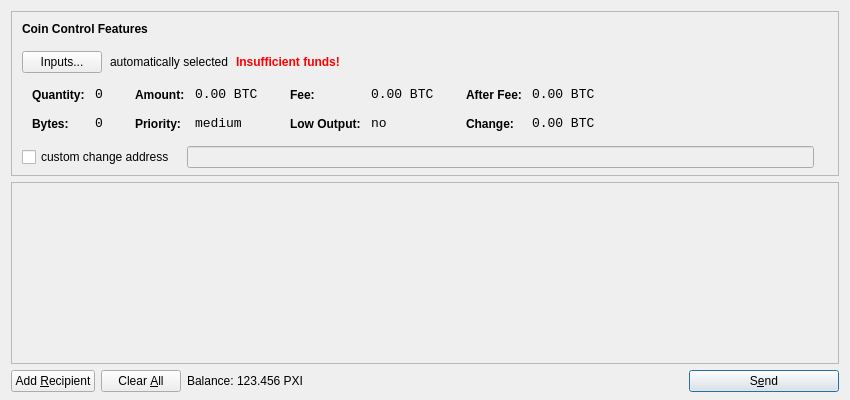
<?xml version="1.0" encoding="UTF-8"?>
<ui version="4.0">
 <class>SendCoinsDialog</class>
 <widget class="QDialog" name="SendCoinsDialog">
  <property name="geometry">
   <rect>
    <x>0</x>
    <y>0</y>
    <width>850</width>
    <height>400</height>
   </rect>
  </property>
  <property name="windowTitle">
   <string>Send Coins</string>
  </property>
  <layout class="QVBoxLayout" name="verticalLayout" stretch="0,1,0">
   <property name="bottomMargin">
    <number>8</number>
   </property>
   <item>
    <widget class="QFrame" name="frameCoinControl">
     <property name="sizePolicy">
      <sizepolicy hsizetype="Expanding" vsizetype="Expanding">
       <horstretch>0</horstretch>
       <verstretch>0</verstretch>
      </sizepolicy>
     </property>
     <property name="maximumSize">
      <size>
       <width>16777215</width>
       <height>16777215</height>
      </size>
     </property>
     <property name="frameShape">
      <enum>QFrame::StyledPanel</enum>
     </property>
     <property name="frameShadow">
      <enum>QFrame::Sunken</enum>
     </property>
     <layout class="QVBoxLayout" name="verticalLayoutCoinControl2">
      <property name="spacing">
       <number>-1</number>
      </property>
      <property name="leftMargin">
       <number>0</number>
      </property>
      <property name="topMargin">
       <number>0</number>
      </property>
      <property name="rightMargin">
       <number>0</number>
      </property>
      <property name="bottomMargin">
       <number>6</number>
      </property>
      <item>
       <layout class="QVBoxLayout" name="verticalLayoutCoinControl" stretch="0,0,0,0,1">
        <property name="spacing">
         <number>0</number>
        </property>
        <property name="leftMargin">
         <number>10</number>
        </property>
        <property name="topMargin">
         <number>10</number>
        </property>
        <item>
         <layout class="QHBoxLayout" name="horizontalLayoutCoinControl1">
          <property name="bottomMargin">
           <number>15</number>
          </property>
          <item>
           <widget class="QLabel" name="labelCoinControlFeatures">
            <property name="sizePolicy">
             <sizepolicy hsizetype="Preferred" vsizetype="Maximum">
              <horstretch>0</horstretch>
              <verstretch>0</verstretch>
             </sizepolicy>
            </property>
            <property name="font">
             <font>
              <weight>75</weight>
              <bold>true</bold>
             </font>
            </property>
            <property name="styleSheet">
             <string notr="true">font-weight:bold;</string>
            </property>
            <property name="text">
             <string>Coin Control Features</string>
            </property>
           </widget>
          </item>
         </layout>
        </item>
        <item>
         <layout class="QHBoxLayout" name="horizontalLayoutCoinControl2" stretch="0,0,0,0">
          <property name="spacing">
           <number>8</number>
          </property>
          <property name="bottomMargin">
           <number>10</number>
          </property>
          <item>
           <widget class="QPushButton" name="pushButtonCoinControl">
            <property name="styleSheet">
             <string notr="true"/>
            </property>
            <property name="text">
             <string>Inputs...</string>
            </property>
           </widget>
          </item>
          <item>
           <widget class="QLabel" name="labelCoinControlAutomaticallySelected">
            <property name="text">
             <string>automatically selected</string>
            </property>
            <property name="margin">
             <number>5</number>
            </property>
           </widget>
          </item>
          <item>
           <widget class="QLabel" name="labelCoinControlInsuffFunds">
            <property name="font">
             <font>
              <weight>75</weight>
              <bold>true</bold>
             </font>
            </property>
            <property name="styleSheet">
             <string notr="true">color:red;font-weight:bold;</string>
            </property>
            <property name="text">
             <string>Insufficient funds!</string>
            </property>
            <property name="margin">
             <number>5</number>
            </property>
           </widget>
          </item>
          <item>
           <spacer name="horizontalSpacerCoinControl">
            <property name="orientation">
             <enum>Qt::Horizontal</enum>
            </property>
            <property name="sizeHint" stdset="0">
             <size>
              <width>40</width>
              <height>1</height>
             </size>
            </property>
           </spacer>
          </item>
         </layout>
        </item>
        <item>
         <widget class="QWidget" name="widgetCoinControl" native="true">
          <property name="sizePolicy">
           <sizepolicy hsizetype="Preferred" vsizetype="Preferred">
            <horstretch>0</horstretch>
            <verstretch>0</verstretch>
           </sizepolicy>
          </property>
          <property name="minimumSize">
           <size>
            <width>0</width>
            <height>0</height>
           </size>
          </property>
          <property name="styleSheet">
           <string notr="true"/>
          </property>
          <layout class="QHBoxLayout" name="horizontalLayoutCoinControl5">
           <property name="margin">
            <number>0</number>
           </property>
           <item>
            <layout class="QHBoxLayout" name="horizontalLayoutCoinControl3" stretch="0,0,0,1">
             <property name="spacing">
              <number>20</number>
             </property>
             <property name="topMargin">
              <number>0</number>
             </property>
             <property name="bottomMargin">
              <number>10</number>
             </property>
             <item>
              <layout class="QFormLayout" name="formLayoutCoinControl1">
               <property name="horizontalSpacing">
                <number>10</number>
               </property>
               <property name="verticalSpacing">
                <number>14</number>
               </property>
               <property name="leftMargin">
                <number>10</number>
               </property>
               <property name="topMargin">
                <number>4</number>
               </property>
               <property name="rightMargin">
                <number>6</number>
               </property>
               <item row="0" column="0">
                <widget class="QLabel" name="labelCoinControlQuantityText">
                 <property name="styleSheet">
                  <string notr="true">font-weight:bold;</string>
                 </property>
                 <property name="text">
                  <string>Quantity:</string>
                 </property>
                 <property name="margin">
                  <number>0</number>
                 </property>
                </widget>
               </item>
               <item row="0" column="1">
                <widget class="QLabel" name="labelCoinControlQuantity">
                 <property name="font">
                  <font>
                   <family>Monospace</family>
                   <pointsize>10</pointsize>
                  </font>
                 </property>
                 <property name="cursor">
                  <cursorShape>IBeamCursor</cursorShape>
                 </property>
                 <property name="contextMenuPolicy">
                  <enum>Qt::ActionsContextMenu</enum>
                 </property>
                 <property name="text">
                  <string notr="true">0</string>
                 </property>
                 <property name="margin">
                  <number>0</number>
                 </property>
                 <property name="textInteractionFlags">
                  <set>Qt::LinksAccessibleByMouse|Qt::TextSelectableByKeyboard|Qt::TextSelectableByMouse</set>
                 </property>
                </widget>
               </item>
               <item row="1" column="0">
                <widget class="QLabel" name="labelCoinControlBytesText">
                 <property name="styleSheet">
                  <string notr="true">font-weight:bold;</string>
                 </property>
                 <property name="text">
                  <string>Bytes:</string>
                 </property>
                </widget>
               </item>
               <item row="1" column="1">
                <widget class="QLabel" name="labelCoinControlBytes">
                 <property name="font">
                  <font>
                   <family>Monospace</family>
                   <pointsize>10</pointsize>
                  </font>
                 </property>
                 <property name="cursor">
                  <cursorShape>IBeamCursor</cursorShape>
                 </property>
                 <property name="contextMenuPolicy">
                  <enum>Qt::ActionsContextMenu</enum>
                 </property>
                 <property name="text">
                  <string notr="true">0</string>
                 </property>
                 <property name="textInteractionFlags">
                  <set>Qt::LinksAccessibleByMouse|Qt::TextSelectableByKeyboard|Qt::TextSelectableByMouse</set>
                 </property>
                </widget>
               </item>
              </layout>
             </item>
             <item>
              <layout class="QFormLayout" name="formLayoutCoinControl2">
               <property name="horizontalSpacing">
                <number>10</number>
               </property>
               <property name="verticalSpacing">
                <number>14</number>
               </property>
               <property name="leftMargin">
                <number>6</number>
               </property>
               <property name="topMargin">
                <number>4</number>
               </property>
               <property name="rightMargin">
                <number>6</number>
               </property>
               <item row="0" column="0">
                <widget class="QLabel" name="labelCoinControlAmountText">
                 <property name="styleSheet">
                  <string notr="true">font-weight:bold;</string>
                 </property>
                 <property name="text">
                  <string>Amount:</string>
                 </property>
                 <property name="margin">
                  <number>0</number>
                 </property>
                </widget>
               </item>
               <item row="0" column="1">
                <widget class="QLabel" name="labelCoinControlAmount">
                 <property name="font">
                  <font>
                   <family>Monospace</family>
                   <pointsize>10</pointsize>
                  </font>
                 </property>
                 <property name="cursor">
                  <cursorShape>IBeamCursor</cursorShape>
                 </property>
                 <property name="contextMenuPolicy">
                  <enum>Qt::ActionsContextMenu</enum>
                 </property>
                 <property name="text">
                  <string notr="true">0.00 BTC</string>
                 </property>
                 <property name="textInteractionFlags">
                  <set>Qt::LinksAccessibleByMouse|Qt::TextSelectableByKeyboard|Qt::TextSelectableByMouse</set>
                 </property>
                </widget>
               </item>
               <item row="1" column="0">
                <widget class="QLabel" name="labelCoinControlPriorityText">
                 <property name="styleSheet">
                  <string notr="true">font-weight:bold;</string>
                 </property>
                 <property name="text">
                  <string>Priority:</string>
                 </property>
                </widget>
               </item>
               <item row="1" column="1">
                <widget class="QLabel" name="labelCoinControlPriority">
                 <property name="font">
                  <font>
                   <family>Monospace</family>
                   <pointsize>10</pointsize>
                  </font>
                 </property>
                 <property name="cursor">
                  <cursorShape>IBeamCursor</cursorShape>
                 </property>
                 <property name="contextMenuPolicy">
                  <enum>Qt::ActionsContextMenu</enum>
                 </property>
                 <property name="text">
                  <string>medium</string>
                 </property>
                 <property name="textInteractionFlags">
                  <set>Qt::LinksAccessibleByMouse|Qt::TextSelectableByKeyboard|Qt::TextSelectableByMouse</set>
                 </property>
                </widget>
               </item>
              </layout>
             </item>
             <item>
              <layout class="QFormLayout" name="formLayoutCoinControl3">
               <property name="horizontalSpacing">
                <number>10</number>
               </property>
               <property name="verticalSpacing">
                <number>14</number>
               </property>
               <property name="leftMargin">
                <number>6</number>
               </property>
               <property name="topMargin">
                <number>4</number>
               </property>
               <property name="rightMargin">
                <number>6</number>
               </property>
               <item row="0" column="0">
                <widget class="QLabel" name="labelCoinControlFeeText">
                 <property name="styleSheet">
                  <string notr="true">font-weight:bold;</string>
                 </property>
                 <property name="text">
                  <string>Fee:</string>
                 </property>
                 <property name="margin">
                  <number>0</number>
                 </property>
                </widget>
               </item>
               <item row="0" column="1">
                <widget class="QLabel" name="labelCoinControlFee">
                 <property name="font">
                  <font>
                   <family>Monospace</family>
                   <pointsize>10</pointsize>
                  </font>
                 </property>
                 <property name="cursor">
                  <cursorShape>IBeamCursor</cursorShape>
                 </property>
                 <property name="contextMenuPolicy">
                  <enum>Qt::ActionsContextMenu</enum>
                 </property>
                 <property name="text">
                  <string notr="true">0.00 BTC</string>
                 </property>
                 <property name="textInteractionFlags">
                  <set>Qt::LinksAccessibleByMouse|Qt::TextSelectableByKeyboard|Qt::TextSelectableByMouse</set>
                 </property>
                </widget>
               </item>
               <item row="1" column="0">
                <widget class="QLabel" name="labelCoinControlLowOutputText">
                 <property name="styleSheet">
                  <string notr="true">font-weight:bold;</string>
                 </property>
                 <property name="text">
                  <string>Low Output:</string>
                 </property>
                </widget>
               </item>
               <item row="1" column="1">
                <widget class="QLabel" name="labelCoinControlLowOutput">
                 <property name="font">
                  <font>
                   <family>Monospace</family>
                   <pointsize>10</pointsize>
                  </font>
                 </property>
                 <property name="cursor">
                  <cursorShape>IBeamCursor</cursorShape>
                 </property>
                 <property name="contextMenuPolicy">
                  <enum>Qt::ActionsContextMenu</enum>
                 </property>
                 <property name="text">
                  <string>no</string>
                 </property>
                 <property name="textInteractionFlags">
                  <set>Qt::LinksAccessibleByMouse|Qt::TextSelectableByKeyboard|Qt::TextSelectableByMouse</set>
                 </property>
                </widget>
               </item>
              </layout>
             </item>
             <item>
              <layout class="QFormLayout" name="formLayoutCoinControl4">
               <property name="horizontalSpacing">
                <number>10</number>
               </property>
               <property name="verticalSpacing">
                <number>14</number>
               </property>
               <property name="leftMargin">
                <number>6</number>
               </property>
               <property name="topMargin">
                <number>4</number>
               </property>
               <property name="rightMargin">
                <number>6</number>
               </property>
               <item row="0" column="0">
                <widget class="QLabel" name="labelCoinControlAfterFeeText">
                 <property name="styleSheet">
                  <string notr="true">font-weight:bold;</string>
                 </property>
                 <property name="text">
                  <string>After Fee:</string>
                 </property>
                 <property name="margin">
                  <number>0</number>
                 </property>
                </widget>
               </item>
               <item row="0" column="1">
                <widget class="QLabel" name="labelCoinControlAfterFee">
                 <property name="font">
                  <font>
                   <family>Monospace</family>
                   <pointsize>10</pointsize>
                  </font>
                 </property>
                 <property name="cursor">
                  <cursorShape>IBeamCursor</cursorShape>
                 </property>
                 <property name="contextMenuPolicy">
                  <enum>Qt::ActionsContextMenu</enum>
                 </property>
                 <property name="text">
                  <string notr="true">0.00 BTC</string>
                 </property>
                 <property name="textInteractionFlags">
                  <set>Qt::LinksAccessibleByMouse|Qt::TextSelectableByKeyboard|Qt::TextSelectableByMouse</set>
                 </property>
                </widget>
               </item>
               <item row="1" column="0">
                <widget class="QLabel" name="labelCoinControlChangeText">
                 <property name="styleSheet">
                  <string notr="true">font-weight:bold;</string>
                 </property>
                 <property name="text">
                  <string>Change:</string>
                 </property>
                </widget>
               </item>
               <item row="1" column="1">
                <widget class="QLabel" name="labelCoinControlChange">
                 <property name="font">
                  <font>
                   <family>Monospace</family>
                   <pointsize>10</pointsize>
                  </font>
                 </property>
                 <property name="cursor">
                  <cursorShape>IBeamCursor</cursorShape>
                 </property>
                 <property name="contextMenuPolicy">
                  <enum>Qt::ActionsContextMenu</enum>
                 </property>
                 <property name="text">
                  <string notr="true">0.00 BTC</string>
                 </property>
                 <property name="textInteractionFlags">
                  <set>Qt::LinksAccessibleByMouse|Qt::TextSelectableByKeyboard|Qt::TextSelectableByMouse</set>
                 </property>
                </widget>
               </item>
              </layout>
             </item>
            </layout>
           </item>
          </layout>
         </widget>
        </item>
        <item>
         <layout class="QHBoxLayout" name="horizontalLayoutCoinControl4" stretch="0,0,0">
          <property name="spacing">
           <number>12</number>
          </property>
          <property name="sizeConstraint">
           <enum>QLayout::SetDefaultConstraint</enum>
          </property>
          <property name="topMargin">
           <number>5</number>
          </property>
          <property name="rightMargin">
           <number>5</number>
          </property>
          <item>
           <widget class="QCheckBox" name="checkBoxCoinControlChange">
            <property name="text">
             <string>custom change address</string>
            </property>
           </widget>
          </item>
          <item>
           <widget class="QLineEdit" name="lineEditCoinControlChange">
            <property name="enabled">
             <bool>false</bool>
            </property>
            <property name="sizePolicy">
             <sizepolicy hsizetype="Expanding" vsizetype="Fixed">
              <horstretch>0</horstretch>
              <verstretch>0</verstretch>
             </sizepolicy>
            </property>
           </widget>
          </item>
          <item>
           <widget class="QLabel" name="labelCoinControlChangeLabel">
            <property name="sizePolicy">
             <sizepolicy hsizetype="Preferred" vsizetype="Expanding">
              <horstretch>0</horstretch>
              <verstretch>0</verstretch>
             </sizepolicy>
            </property>
            <property name="minimumSize">
             <size>
              <width>0</width>
              <height>0</height>
             </size>
            </property>
            <property name="text">
             <string/>
            </property>
            <property name="margin">
             <number>3</number>
            </property>
           </widget>
          </item>
         </layout>
        </item>
        <item>
         <spacer name="verticalSpacerCoinControl">
          <property name="orientation">
           <enum>Qt::Vertical</enum>
          </property>
          <property name="sizeHint" stdset="0">
           <size>
            <width>800</width>
            <height>1</height>
           </size>
          </property>
         </spacer>
        </item>
       </layout>
      </item>
     </layout>
    </widget>
   </item>
   <item>
    <widget class="QScrollArea" name="scrollArea">
     <property name="widgetResizable">
      <bool>true</bool>
     </property>
     <widget class="QWidget" name="scrollAreaWidgetContents">
      <property name="geometry">
       <rect>
        <x>0</x>
        <y>0</y>
        <width>830</width>
        <height>165</height>
       </rect>
      </property>
      <layout class="QVBoxLayout" name="verticalLayout_2">
       <property name="margin">
        <number>0</number>
       </property>
       <item>
        <layout class="QVBoxLayout" name="entries">
         <property name="spacing">
          <number>6</number>
         </property>
        </layout>
       </item>
       <item>
        <spacer name="verticalSpacer">
         <property name="orientation">
          <enum>Qt::Vertical</enum>
         </property>
         <property name="sizeHint" stdset="0">
          <size>
           <width>20</width>
           <height>40</height>
          </size>
         </property>
        </spacer>
       </item>
      </layout>
     </widget>
    </widget>
   </item>
   <item>
    <layout class="QHBoxLayout" name="horizontalLayout">
     <item>
      <widget class="QPushButton" name="addButton">
       <property name="toolTip">
        <string>Send to multiple recipients at once</string>
       </property>
       <property name="text">
        <string>Add &amp;Recipient</string>
       </property>
       <property name="icon">
        <iconset resource="../bitcoin.qrc">
         <normaloff>:/icons/add</normaloff>:/icons/add</iconset>
       </property>
       <property name="autoDefault">
        <bool>false</bool>
       </property>
      </widget>
     </item>
     <item>
      <widget class="QPushButton" name="clearButton">
       <property name="sizePolicy">
        <sizepolicy hsizetype="Minimum" vsizetype="Fixed">
         <horstretch>0</horstretch>
         <verstretch>0</verstretch>
        </sizepolicy>
       </property>
       <property name="toolTip">
        <string>Remove all transaction fields</string>
       </property>
       <property name="text">
        <string>Clear &amp;All</string>
       </property>
       <property name="icon">
        <iconset resource="../bitcoin.qrc">
         <normaloff>:/icons/remove</normaloff>:/icons/remove</iconset>
       </property>
       <property name="autoRepeatDelay">
        <number>300</number>
       </property>
       <property name="autoDefault">
        <bool>false</bool>
       </property>
      </widget>
     </item>
     <item>
      <layout class="QHBoxLayout" name="horizontalLayout_2">
       <property name="spacing">
        <number>3</number>
       </property>
       <item>
        <widget class="QLabel" name="label">
         <property name="text">
          <string>Balance:</string>
         </property>
        </widget>
       </item>
       <item>
        <widget class="QLabel" name="labelBalance">
         <property name="cursor">
          <cursorShape>IBeamCursor</cursorShape>
         </property>
         <property name="text">
          <string>123.456 PXI</string>
         </property>
         <property name="textInteractionFlags">
          <set>Qt::LinksAccessibleByMouse|Qt::TextSelectableByKeyboard|Qt::TextSelectableByMouse</set>
         </property>
        </widget>
       </item>
      </layout>
     </item>
     <item>
      <spacer name="horizontalSpacer">
       <property name="orientation">
        <enum>Qt::Horizontal</enum>
       </property>
       <property name="sizeHint" stdset="0">
        <size>
         <width>40</width>
         <height>20</height>
        </size>
       </property>
      </spacer>
     </item>
     <item>
      <widget class="QPushButton" name="sendButton">
       <property name="minimumSize">
        <size>
         <width>150</width>
         <height>0</height>
        </size>
       </property>
       <property name="toolTip">
        <string>Confirm the send action</string>
       </property>
       <property name="text">
        <string>S&amp;end</string>
       </property>
       <property name="icon">
        <iconset resource="../bitcoin.qrc">
         <normaloff>:/icons/send</normaloff>:/icons/send</iconset>
       </property>
       <property name="default">
        <bool>true</bool>
       </property>
      </widget>
     </item>
    </layout>
   </item>
  </layout>
 </widget>
 <resources>
  <include location="../bitcoin.qrc"/>
 </resources>
 <connections/>
</ui>
